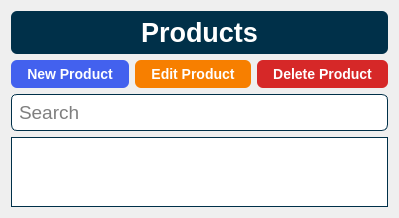
      <widget class="QWidget" name="pageProducts">
       <layout class="QGridLayout" name="gridLayout">
        <item row="2" column="0" colspan="3">
         <widget class="QLineEdit" name="txtProductSearch">
          <property name="focusPolicy">
           <enum>Qt::NoFocus</enum>
          </property>
          <property name="styleSheet">
           <string notr="true">border: 1px solid #003049;
border-radius: 6px;
font-family: &quot;Helvetica&quot;;
font-size: 14pt;
padding: 5px;</string>
          </property>
          <property name="placeholderText">
           <string>Search</string>
          </property>
         </widget>
        </item>
        <item row="1" column="2">
         <widget class="QPushButton" name="btnDeleteProduct">
          <property name="focusPolicy">
           <enum>Qt::NoFocus</enum>
          </property>
          <property name="styleSheet">
           <string notr="true">background-color: #d62828;
border: 1px solid rgba(27, 31, 35, .15);
border-radius: 6px;
color: #fff;
font-family: &quot;Helvetica&quot;;
font-size: 14px;
font-weight: 600;
line-height: 20px;
padding: 6px 16px;
position: relative;
text-align: center;
text-decoration: none;
vertical-align: middle;
white-space: nowrap;</string>
          </property>
          <property name="text">
           <string>Delete Product</string>
          </property>
         </widget>
        </item>
        <item row="1" column="1">
         <widget class="QPushButton" name="btnEditProduct">
          <property name="focusPolicy">
           <enum>Qt::NoFocus</enum>
          </property>
          <property name="styleSheet">
           <string notr="true">background-color: #f77f00;
border: 1px solid rgba(27, 31, 35, .15);
border-radius: 6px;
color: #fff;
font-family: &quot;Helvetica&quot;;
font-size: 14px;
font-weight: 600;
line-height: 20px;
padding: 6px 16px;
position: relative;
text-align: center;
text-decoration: none;
vertical-align: middle;
white-space: nowrap;</string>
          </property>
          <property name="text">
           <string>Edit Product</string>
          </property>
         </widget>
        </item>
        <item row="3" column="0" colspan="3">
         <widget class="QTableWidget" name="tblProducts">
          <property name="focusPolicy">
           <enum>Qt::NoFocus</enum>
          </property>
          <property name="styleSheet">
           <string notr="true">border: 1px solid #003049;
font-family: &quot;Helvetica&quot;;
font-size: 10pt;</string>
          </property>
          <property name="sizeAdjustPolicy">
           <enum>QAbstractScrollArea::AdjustToContents</enum>
          </property>
          <property name="editTriggers">
           <set>QAbstractItemView::NoEditTriggers</set>
          </property>
          <property name="selectionMode">
           <enum>QAbstractItemView::SingleSelection</enum>
          </property>
          <property name="selectionBehavior">
           <enum>QAbstractItemView::SelectRows</enum>
          </property>
          <property name="sortingEnabled">
           <bool>true</bool>
          </property>
          <property name="columnCount">
           <number>0</number>
          </property>
          <attribute name="horizontalHeaderStretchLastSection">
           <bool>true</bool>
          </attribute>
          <attribute name="verticalHeaderVisible">
           <bool>false</bool>
          </attribute>
          <attribute name="verticalHeaderStretchLastSection">
           <bool>false</bool>
          </attribute>
         </widget>
        </item>
        <item row="1" column="0">
         <widget class="QPushButton" name="btnNewProduct">
          <property name="focusPolicy">
           <enum>Qt::NoFocus</enum>
          </property>
          <property name="styleSheet">
           <string notr="true">background-color: #4361ee;
border: 1px solid rgba(27, 31, 35, .15);
border-radius: 6px;
color: #fff;
font-family: &quot;Helvetica&quot;;
font-size: 14px;
font-weight: 600;
line-height: 20px;
padding: 6px 16px;
position: relative;
text-align: center;
text-decoration: none;
vertical-align: middle;
white-space: nowrap;</string>
          </property>
          <property name="text">
           <string>New Product</string>
          </property>
         </widget>
        </item>
        <item row="0" column="0" colspan="3">
         <widget class="QLabel" name="lblProducts_Header">
          <property name="styleSheet">
           <string notr="true">border: 1px solid rgba(27, 31, 35, .15);
border-radius: 6px;
background-color: #003049;
color: #ffffff;
font-size: 20pt;
font-family: &quot;Helvetica&quot;;
font-style: normal;
font-weight: 700;
padding: 6px;</string>
          </property>
          <property name="text">
           <string>Products</string>
          </property>
          <property name="alignment">
           <set>Qt::AlignCenter</set>
          </property>
         </widget>
        </item>
       </layout>
       <zorder>tblProducts</zorder>
       <zorder>btnNewProduct</zorder>
       <zorder>btnEditProduct</zorder>
       <zorder>btnDeleteProduct</zorder>
       <zorder>txtProductSearch</zorder>
       <zorder>lblProducts_Header</zorder>
      </widget>
